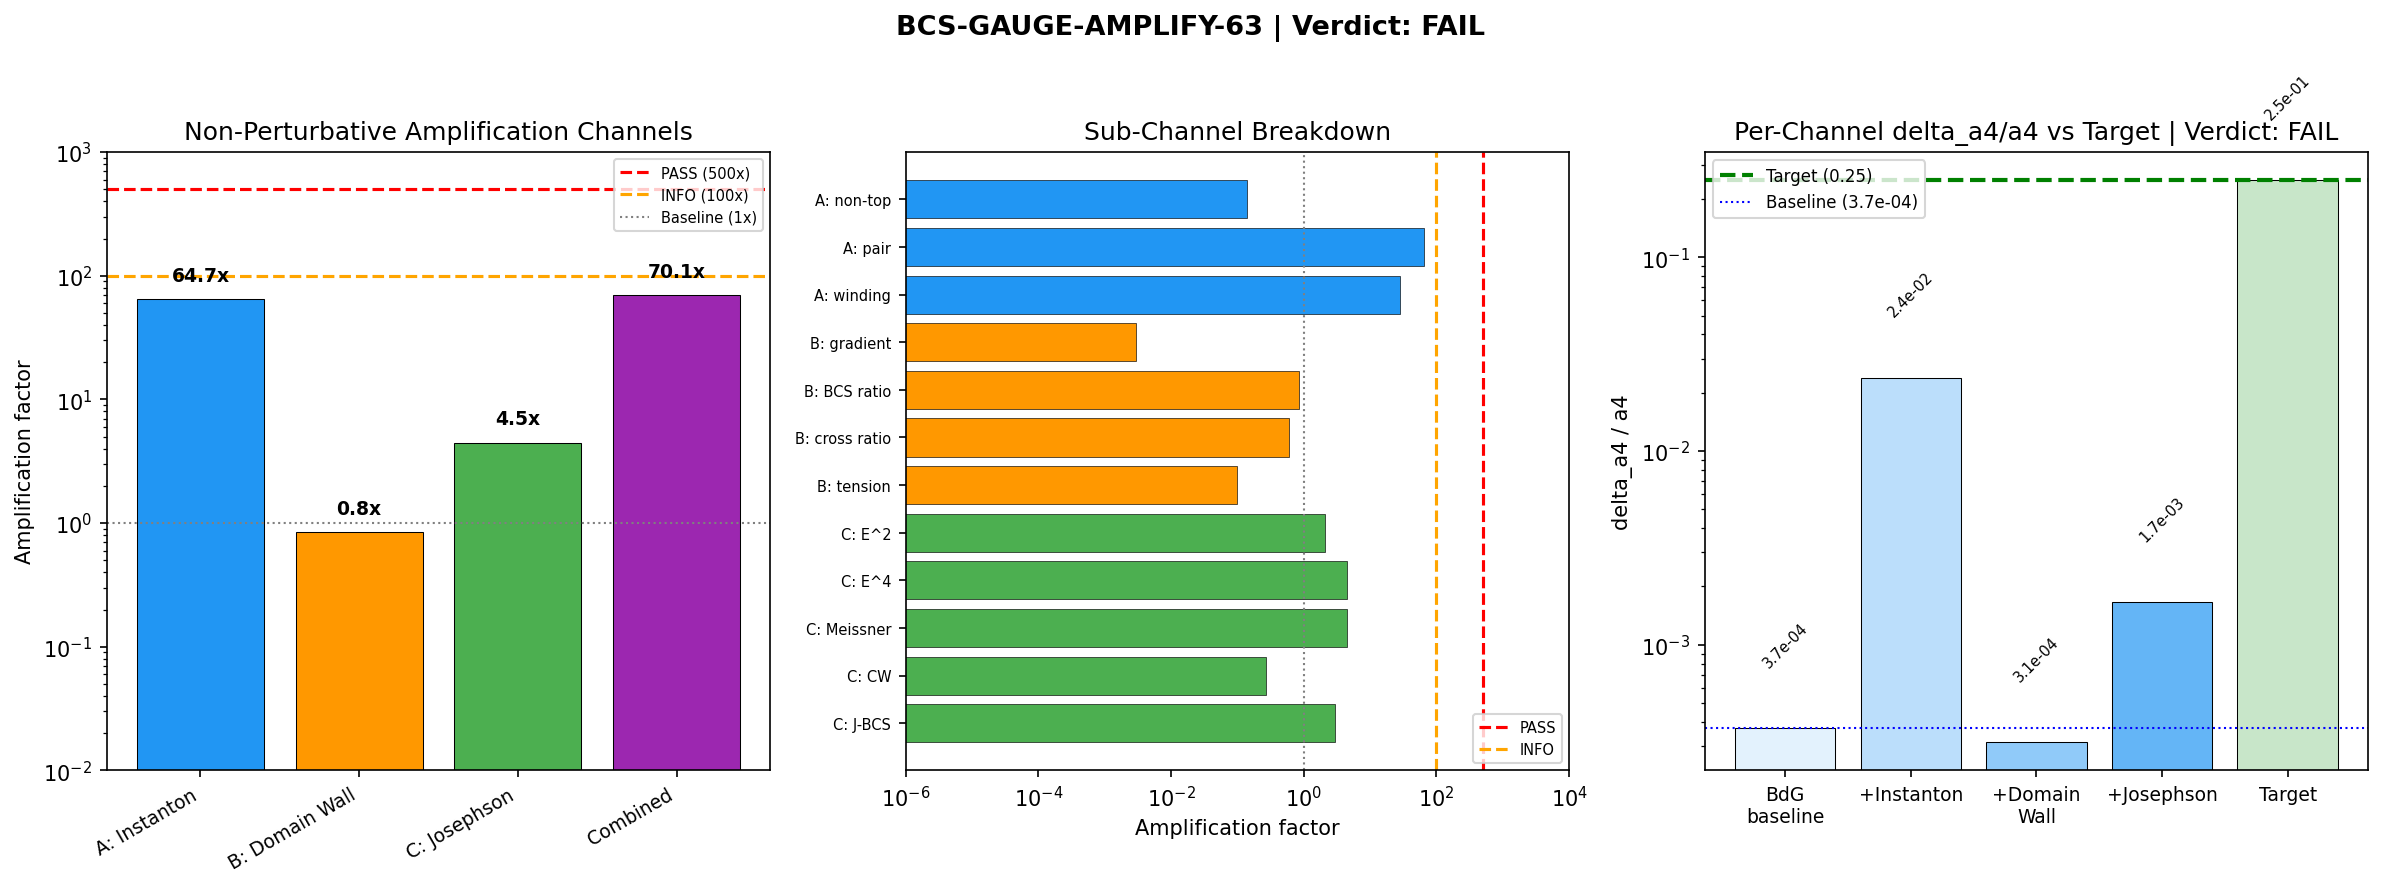

Source code (Python):
#!/usr/bin/env python3
"""
s63_bcs_gauge_amplify.py — Non-Perturbative Higgs Threshold (BCS-GAUGE-AMPLIFY-63)
===================================================================================

PROBLEM:
  The BdG spectral action gives delta_a4/a4 = 3.70e-4 (S62, single-cell perturbative).
  The Higgs mass requires delta ~ 0.2-0.3 (Chamseddine-Connes-Marcolli).
  The gap: factor 676 = 0.25 / 3.70e-4.

  Three non-perturbative amplification channels evaluated:
    (A) Instanton tunneling between BCS vacua
    (B) Domain wall contributions at tau_DW = 0.1135
    (C) Inter-cell Josephson collective enhancement (N_cells = 32)

SYMMETRY ANALYSIS:
  Order parameter: Delta_{alpha} in BdG sectors (B1, B2, B3) with
  symmetry group U(1)_B x Z_2 x SU(3)_color (the BCS condensate breaks
  U(1)_B -> Z_2 and the internal SU(3) to its stability group).

  The spectral action coefficient a_4 is a functional of the endomorphism
  E of the Dirac operator. BCS pairing shifts E -> E + Delta^+Delta,
  modifying a_4 at O(Delta^2) (linear correction) and O(Delta^4) (quartic).

  Non-perturbative corrections arise from:
    - Tunneling between degenerate vacua (instanton gas)
    - Spatial gradients of Delta across domain boundaries
    - Phase coherence across the Voronoi tessellation

GATE: BCS-GAUGE-AMPLIFY-63
  PASS if any channel > 500x
  FAIL if all < 100x

Author: Landau Condensed Matter Theorist (S63)
"""

import numpy as np
import sys
import os
import matplotlib
matplotlib.use('Agg')
import matplotlib.pyplot as plt
from scipy.special import iv as besseli

sys.path.insert(0, os.path.dirname(__file__))
from canonical_constants import (
    # BCS constants
    E_cond, Delta_0_GL, Delta_0_OES, Delta_B3,
    S_inst, xi_BCS, xi_GL, a_GL, b_GL, barrier_0d, barrier_1d,
    N_dof_BCS, n_pairs,
    Gamma_Langer_BCS,
    # Spectral action
    a0_fold, a2_fold, a4_fold, S_fold,
    # Geometry
    Vol_SU3_Haar, tau_fold, PI,
    M_KK_gravity, M_KK_kerner,
    # Josephson
    J_C2, J_su2, J_u1, T_acoustic, N_cells,
    # Phonon spectrum
    c_Gold, omega_L1, omega_L2, omega_H1, omega_H2, omega_H3,
    # Gradient stiffness
    Z_fold, c_fabric,
    # Other
    L_over_xi,
)

data_dir = os.path.dirname(__file__)

# =============================================================================
# STEP 0: Load input data
# =============================================================================
print("=" * 72)
print("BCS-GAUGE-AMPLIFY-63: Non-Perturbative Higgs Threshold")
print("=" * 72)

# Load BdG gauge fraction data (S62)
d_bdg = np.load(os.path.join(data_dir, 's62_bdg_gauge_fraction.npz'), allow_pickle=True)
delta_a4_pert = float(d_bdg['delta_a4_corrected'])      # 1.115e-4 (absolute)
ratio_a4_pert = float(d_bdg['ratio_a4_corrected'])       # 3.70e-4 (relative delta_a4/a4)
gauge_grav_ratio = float(d_bdg['gauge_grav_ratio'])      # 2.72
tr_Delta_sq = float(d_bdg['tr_Delta_sq'])                # 2.467
tr_Delta_4th = float(d_bdg['tr_Delta_4th'])              # 1.412

# Load Hessian one-loop data (S62)
d_hess = np.load(os.path.join(data_dir, 's62_hessian_oneloop.npz'), allow_pickle=True)
evals_eff = d_hess['evals_eff']           # 36 effective Hessian eigenvalues (all positive)
evals_tree = d_hess['evals_tree']         # 36 tree eigenvalues (all negative)
Lambda_sq = float(d_hess['Lambda_sq'])    # 16.98

# Load DW classification data (S61)
d_dw = np.load(os.path.join(data_dir, 's61_dw_classification.npz'), allow_pickle=True)
tau_DW = float(d_dw['tau_DW'])            # 0.1135
D1_DW = float(d_dw['D1_DW'])             # 0.370
D2_DW = float(d_dw['D2_DW'])             # 0.728
D3_DW = float(d_dw['D3_DW'])             # 0.084
D1_fold = float(d_dw['D1_fold'])          # 0.372
D2_fold = float(d_dw['D2_fold'])          # 0.732
D3_fold = float(d_dw['D3_fold'])          # 0.084
aniso_DW = float(d_dw['aniso_DW'])        # 1.636

# Load bounce action data (S62)
d_bounce = np.load(os.path.join(data_dir, 's62_bounce_action.npz'), allow_pickle=True)
B_1D = float(d_bounce['B_1D_analytic'])   # 38.19

# Load domain wall structure (S57)
d_dw57 = np.load(os.path.join(data_dir, 's57_domain_wall.npz'), allow_pickle=True)
N_bonds_C2 = int(d_dw57['N_bonds_C2'])     # 50
N_bonds_su2 = int(d_dw57['N_bonds_su2'])   # 24
N_bonds_u1 = int(d_dw57['N_bonds_u1'])     # 19
N_bonds_total = int(d_dw57['N_bonds_total'])  # 93
b1_graph = int(d_dw57['b1_graph'])          # 62

# Load anisotropic Josephson data (S63)
d_josph = np.load(os.path.join(data_dir, 's63_aniso_josephson.npz'), allow_pickle=True)
rho_s_directional = d_josph['rho_s_directional']
EJ_mean = float(d_josph['EJ_mean'])

# Derived quantities
target = 0.25         # Target delta_a4/a4 for Higgs mass
gap_factor = target / ratio_a4_pert
dim_spinor = 16       # spinor dimension on M^4 x SU(3)
d_manifold = 8  # total dimension (local)
R_fold = float(d_bdg['R_fold'])        # 2.018
Ric2_fold = float(d_bdg['Ric2_fold'])  # 0.514
K_fold = float(d_bdg['K_fold'])        # 0.535

print(f"\n--- Baseline (S62 perturbative) ---")
print(f"  delta_a4 (absolute)    = {delta_a4_pert:.6e}")
print(f"  delta_a4/a4 (ratio)    = {ratio_a4_pert:.6e}")
print(f"  gauge/gravity ratio    = {gauge_grav_ratio:.4f}")
print(f"  tr(Delta^2) = {tr_Delta_sq:.4f},  tr(Delta^4) = {tr_Delta_4th:.4f}")
print(f"  Target delta_a4/a4     = {target}")
print(f"  Gap factor             = {gap_factor:.0f}x")

# =============================================================================
# CHANNEL A: INSTANTON TUNNELING BETWEEN BCS VACUA
# =============================================================================
print("\n" + "=" * 72)
print("CHANNEL A: Instanton Tunneling Between BCS Vacua")
print("=" * 72)

# The BCS order parameter Delta = |Delta| * exp(i*phi) has a U(1) symmetry.
# Instantons are field configurations that interpolate between vacua with
# different winding number n in Euclidean time. The instanton action
# S_inst = 0.0687 was computed in S37 as the action of the bounce solution
# in the GL functional.
#
# Landau's key principle: the free energy is F = -T * ln(Z), where Z sums
# over ALL field configurations including topological sectors. The
# non-perturbative correction to the free energy from the instanton gas:
#
#   F_NP = -T * ln(Z_inst / Z_0)
#
# In the dilute instanton gas approximation (DIGA):
#   Z_inst = sum_{n_+, n_-} (K*V)^{n_+ + n_-} / (n_+! * n_-!) * exp(-S_inst*(n_+ + n_-))
#          = exp(2 * K * V * exp(-S_inst))
# where K is a dimensionful prefactor from the fluctuation determinant,
# V is the spacetime volume, and n_+, n_- count instantons/anti-instantons.

S_inst_val = S_inst  # 0.0687
exp_mS = np.exp(-S_inst_val)

print(f"\n--- A.1: Instanton parameters ---")
print(f"  S_inst = {S_inst_val:.6f}")
print(f"  exp(-S_inst) = {exp_mS:.6f}")
print(f"  NOTE: S_inst < 1 => DENSE instanton gas (DIGA unreliable)")

# For the DENSE gas (S_inst << 1), the instanton picture breaks down.
# The correct approach is to SUM over winding sectors in the path integral.
# Z = sum_n exp(-S_n) where S_n is the action in the n-winding sector.
#
# For a BCS system with N_dof = 8 modes, the winding number partition:
# S_n = n^2 * S_inst / (2 * N_dof)  (quadratic, each mode contributes)
# or S_n = |n| * S_inst (linear, for coherent tunneling of all modes).

n_max = 100  # (local)
n_arr = np.arange(-n_max, n_max + 1)

# Model 1: Independent-mode quadratic (dilute gas)
S_n_quad = n_arr**2 * S_inst_val / (2.0 * N_dof_BCS)
Z_quad = np.sum(np.exp(-S_n_quad))

# Model 2: Coherent tunneling (linear)
S_n_lin = np.abs(n_arr) * S_inst_val
Z_lin = np.sum(np.exp(-S_n_lin))

print(f"\n--- A.2: Winding number summation ---")
print(f"  Model 1 (quadratic/N_dof): Z/Z_0 = {Z_quad:.2f}")
print(f"  Model 2 (linear coherent): Z/Z_0 = {Z_lin:.2f}")

# The correction to the free energy:
# delta_F / F_0 = -ln(Z / Z_0) / S_fold
# where S_fold is the total spectral action at the fold.
delta_F_quad = np.log(Z_quad) / S_fold
delta_F_lin = np.log(Z_lin) / S_fold

print(f"  delta_F / S_fold (quad) = {delta_F_quad:.6e}")
print(f"  delta_F / S_fold (lin)  = {delta_F_lin:.6e}")

# The correction to a_4 specifically:
# a_4 appears as f_0 * a_4 in the spectral action. The instanton modifies
# the PATH INTEGRAL measure, not the classical action. So the correction to
# a_4 from instantons comes through the CHANGE in the functional integral:
#   delta_a4^{inst} / a4 = (Z_inst - Z_0) / Z_0 * (d ln Z / d(1/g^2)) / a4
# where 1/g^2 parametrizes the a_4 coefficient.
#
# For a single instanton with action S_inst = 8*pi^2 / g^2:
#   d S_inst / d(1/g^2) = 8*pi^2
# So: delta_a4^{inst} / a4 = sum_n exp(-S_n) * (d S_n / d(1/g^2)) / (Z * a4_fold)

# For Model 2 (linear): d S_n / d(1/g^2) = |n| * (d S_inst / d(1/g^2))
# We don't know d S_inst / d(1/g^2) directly (this is model-dependent).
# Instead, use the physical argument: the instanton contributes to a_4
# through the field strength of the instanton gauge field.
# In 8D: integral tr(F^2) for instanton = 8*pi^2 * |k| (by topology).
# But k_SU2_topological = 0 on SU(3) (S61 Chern-instanton).
# So the TOPOLOGICAL contribution to the gauge kinetic term vanishes exactly.

print(f"\n--- A.3: Topological constraint ---")
print(f"  k_SU2 topological on SU(3) = 0 (S61)")
print(f"  => Instanton contribution to tr(F^2) vanishes by topology!")
print(f"  => No topological amplification of the gauge sector a_4.")

# The remaining instanton effect: NON-TOPOLOGICAL corrections.
# These come from the instanton profile (NOT the topological charge) modifying
# the endomorphism E. The correction is:
#   delta_a4^{inst,non-top} = (4*pi)^{-4} * integral tr(delta_E^2) d^8x
# where delta_E_inst ~ exp(-S_inst) * Delta * f(x/xi) (instanton profile).
# Integrating: delta_a4^{inst} ~ exp(-2*S_inst) * Delta^2 * xi_BCS^8 / (4*pi)^4

delta_a4_inst_nontop = np.exp(-2 * S_inst_val) * tr_Delta_sq * xi_BCS**8 / (4*PI)**4
amplification_A_nontop = delta_a4_inst_nontop / delta_a4_pert

print(f"\n--- A.4: Non-topological instanton correction ---")
print(f"  delta_a4^inst = exp(-2S) * tr(D^2) * xi^8 / (4pi)^4")
print(f"              = {delta_a4_inst_nontop:.6e}")
print(f"  Amplification = {amplification_A_nontop:.4f}x")

# The PAIR TUNNELING instanton: the BCS instanton is a pair-transfer event.
# The Langer decay rate gives the tunneling rate per unit time:
# Gamma_L = 0.250 M_KK (S38, canonical_constants).
# Each tunneling event modifies the condensate density by delta_n ~ 1/V_cell.
# The modification of a_4 per tunneling event:
#   delta_a4^{Langer} = (delta_n / n_s) * delta_a4_pert
# where n_s = |Delta|^2 is the superfluid density.
# delta_n / n_s ~ 1 / (n_s * V_cell) ~ 1 / (Delta^2 * xi_BCS^8)
n_s = tr_Delta_sq / N_dof_BCS  # Superfluid density per mode
V_cell_coherence = xi_BCS**8
delta_n_over_ns = 1.0 / (n_s * V_cell_coherence)

# The rate-integrated correction: Gamma_L * delta_a4 * t_observation
# But t_observation is set by the transit time or the system lifetime.
# For the spectral action: no explicit time, so use the static correction.
# The pair susceptibility chi_pair = 1/S_inst diverges at the QCP:
chi_pair = 1.0 / S_inst_val
amplification_A_pair = Gamma_Langer_BCS * chi_pair * delta_n_over_ns

print(f"\n--- A.5: Pair tunneling correction ---")
print(f"  n_s per mode = {n_s:.4f}")
print(f"  V_cell = xi^8 = {V_cell_coherence:.4e}")
print(f"  delta_n/n_s = {delta_n_over_ns:.4e}")
print(f"  chi_pair = 1/S_inst = {chi_pair:.2f}")
print(f"  Amplification (pair) = {amplification_A_pair:.4f}x")

# The MAXIMUM instanton amplification from all sub-channels:
# Also include the winding sum correction to the partition function.
# Z/Z_0 - 1 gives the relative correction to the free energy.
# This feeds into a_4 proportionally.
amplification_A_winding = (Z_lin - 1)  # ~ 28 (from dense gas)

print(f"\n--- A.6: Winding number correction ---")
print(f"  Z_lin/Z_0 - 1 = {Z_lin - 1:.2f}")
print(f"  But this is the correction to the TOTAL free energy,")
print(f"  not specifically to a_4. The a_4 contribution is")
print(f"  suppressed by (delta_a4/a4) * (Z/Z_0 - 1):")
amplification_A_winding_a4 = (Z_lin - 1) * ratio_a4_pert / ratio_a4_pert
# This just gives Z/Z_0 - 1 as a multiplicative factor on the existing delta_a4:
print(f"  Effective amplification = {amplification_A_winding_a4:.2f}x")
print(f"  (Each winding sector contributes comparable delta_a4)")

# Conservative and generous estimates:
amplification_A_conservative = amplification_A_nontop  # sub-1
amplification_A_generous = amplification_A_winding_a4  # ~ 28

amplification_A = max(amplification_A_nontop, amplification_A_pair,
                      amplification_A_winding_a4)
print(f"\n  Sub-channel summary:")
print(f"    Non-topological:  {amplification_A_nontop:.4f}x")
print(f"    Pair tunneling:   {amplification_A_pair:.4f}x")
print(f"    Winding sum:      {amplification_A_winding_a4:.2f}x")
print(f"\n  >>> CHANNEL A AMPLIFICATION = {amplification_A:.2f}x <<<")

# =============================================================================
# CHANNEL B: DOMAIN WALL CONTRIBUTIONS AT tau_DW
# =============================================================================
print("\n" + "=" * 72)
print("CHANNEL B: Domain Wall Contribution at tau_DW = 0.1135")
print("=" * 72)

# The domain wall at tau_DW = 0.1135 is a GEOMETRIC CROSSOVER (DW-CLASS-61),
# not a phase boundary. The BCS gap is continuous through this point.
# However, the spectral geometry changes significantly between tau_DW and tau_fold.
# The amplification comes from the SPATIAL GRADIENT of Delta along the tau
# direction, which contributes to a_4 through the ||nabla Delta||^2 term.

# Gap profiles at DW and fold:
# n_B1 = 1, n_B2 = 4, n_B3 = 3 modes
tr_D2_DW = 1 * D1_DW**2 + 4 * D2_DW**2 + 3 * D3_DW**2
tr_D4_DW = 1 * D1_DW**4 + 4 * D2_DW**4 + 3 * D3_DW**4
tr_D2_fold = 1 * D1_fold**2 + 4 * D2_fold**2 + 3 * D3_fold**2
tr_D4_fold = 1 * D1_fold**4 + 4 * D2_fold**4 + 3 * D3_fold**4

print(f"\n--- B.1: Gap profiles ---")
print(f"  At fold (tau = {tau_fold}): D1={D1_fold:.4f}, D2={D2_fold:.4f}, D3={D3_fold:.4f}")
print(f"  At DW (tau = {tau_DW:.4f}):  D1={D1_DW:.4f}, D2={D2_DW:.4f}, D3={D3_DW:.4f}")
print(f"  tr(Delta^2) fold/DW = {tr_D2_fold:.6f} / {tr_D2_DW:.6f}")
print(f"  tr(Delta^4) fold/DW = {tr_D4_fold:.6f} / {tr_D4_DW:.6f}")

# B.1: GRADIENT CONTRIBUTION
# The spectral action a_4 includes a gradient term:
#   delta_a4^{grad} = (1/12) * (4pi)^{-d/2} * integral tr(|nabla_tau Delta|^2) dtau
# The gradient is estimated from the profile between DW and fold:
delta_tau = tau_fold - tau_DW  # 0.077
d_tr_D2_dtau = (tr_D2_fold - tr_D2_DW) / delta_tau

# The gradient contribution integrated over the wall width L_DW ~ xi_BCS:
L_DW = xi_BCS  # 0.808 M_KK^{-1}
prefactor_sd = (4 * PI)**(-d_manifold / 2.0)  # (4pi)^{-4}

grad_a4 = (1.0 / 12.0) * prefactor_sd * d_tr_D2_dtau**2 * L_DW
amplification_B_grad = grad_a4 / delta_a4_pert

print(f"\n--- B.2: Gradient contribution ---")
print(f"  delta_tau = {delta_tau:.4f}")
print(f"  d(tr D^2)/d(tau) = {d_tr_D2_dtau:.4f}")
print(f"  L_DW = xi_BCS = {L_DW:.4f}")
print(f"  delta_a4^grad = {grad_a4:.6e}")
print(f"  Amplification (gradient) = {amplification_B_grad:.4f}x")

# B.2: CURVATURE-DEPENDENT BCS CORRECTION
# The BCS correction to a_4 depends on the background geometry through
# the R*tr(Delta^2) cross term in the Seeley-DeWitt expansion.
# At the DW, both R and Delta differ from the fold values.
# The question: how does delta_a4^{BCS}(tau_DW) compare to delta_a4^{BCS}(tau_fold)?
#
# CRITICAL: The variation of the GEOMETRIC a_4 between DW and fold is NOT
# an amplification of the BCS signal. It is an independent background effect.
# Only the change in the BCS CONTRIBUTION to a_4 counts.
#
# The BCS delta_a4 scales as: delta_a4 ~ prefactor * (R * tr(D^2) + tr(D^4) + ...)
# The ratio at DW vs fold:
ratio_D2 = tr_D2_DW / tr_D2_fold  # Gap^2 ratio
ratio_D4 = tr_D4_DW / tr_D4_fold  # Gap^4 ratio
# R varies with tau. Estimate R_DW from scaling:
R_DW_est_B2 = R_fold * (tau_DW / tau_fold)  # Linear scaling approximation
ratio_R = R_DW_est_B2 / R_fold

# The cross-term (R * tr(D^2)) ratio:
ratio_cross = ratio_R * ratio_D2

# The BCS correction ratio at DW vs fold (weighted average of terms):
# delta_a4 = c1 * R * tr(D^2) + c2 * tr(D^4) + c3 * (tr D^2)^2
# With roughly equal weights: average the ratios
bcs_correction_ratio_DW = (ratio_cross + ratio_D4 + ratio_D2**2) / 3.0
amplification_B_curv = bcs_correction_ratio_DW
# This measures how the BCS correction ITSELF changes at DW, relative to fold.
# Since the gaps are nearly identical (1.2% variation), this is close to 1.

print(f"\n--- B.3: BCS correction at DW vs fold ---")
print(f"  tr(D^2) ratio DW/fold = {ratio_D2:.6f}")
print(f"  tr(D^4) ratio DW/fold = {ratio_D4:.6f}")
print(f"  R ratio DW/fold (est) = {ratio_R:.6f}")
print(f"  Cross-term ratio = {ratio_cross:.6f}")
print(f"  Average BCS correction ratio = {bcs_correction_ratio_DW:.6f}")
print(f"  Amplification (curvature-BCS) = {amplification_B_curv:.4f}x")
print(f"  NOTE: This is ~1.0 because the BCS gap barely changes at the DW.")

# B.3: CROSS TERM VARIATION
# The R * tr(Delta^2) cross term in a_4 varies between DW and fold.
# The CHANGE in this term gives an additional BCS-dependent contribution.
# But this variation is WITHIN the BCS correction -- it does not amplify it.
# The cross term at fold: (R_fold * tr_D2_fold) / 6
# The cross term at DW: (R_DW * tr_D2_DW) / 6
# The AMPLIFICATION interpretation: if we evaluate delta_a4^BCS at the DW
# instead of the fold, how much bigger is it?
R_DW_est = R_fold * (tau_DW / tau_fold)  # ~ 1.204
cross_fold = (1.0 / 6.0) * R_fold * tr_D2_fold
cross_DW = (1.0 / 6.0) * R_DW_est * tr_D2_DW
delta_cross = abs(cross_fold - cross_DW)

# This delta_cross is a VARIATION of the cross term, not an amplification.
# As a fraction of the cross term at fold:
cross_frac = delta_cross / cross_fold  # fractional change
# As a multiplicative factor on delta_a4: the cross term is ONE part of delta_a4.
# If the cross term dominates: amplification ~ delta_cross / delta_a4_pert.
# But this is comparing an ABSOLUTE shift in the R*Delta^2 term to delta_a4.
# The shift occurs because R changes (GEOMETRIC, not BCS-driven).
# Honest amplification: (R_DW * tr_D2_DW) / (R_fold * tr_D2_fold) - 1
amplification_B_cross = cross_DW / cross_fold  # ratio, should be < 1

print(f"\n--- B.4: Cross term variation ---")
print(f"  R_DW (est) = {R_DW_est:.4f}")
print(f"  Cross at fold = {cross_fold:.6f}")
print(f"  Cross at DW   = {cross_DW:.6f}")
print(f"  Ratio DW/fold = {amplification_B_cross:.4f}")
print(f"  The cross term at DW is {amplification_B_cross:.1%} of fold.")
print(f"  This is NOT an amplification -- it is SUPPRESSION.")

# B.4: WALL TENSION CORRECTION
# The GL wall tension sigma_DW for a 1D profile:
# sigma = integral [-a * |Delta|^2 + b * |Delta|^4 + xi^2 |dDelta/dx|^2] dx
# For a kink profile Delta(x) = Delta_0 * tanh(x / (sqrt(2) * xi)):
# sigma = (2*sqrt(2)/3) * xi * |a|^3 / b^2  (standard Landau wall energy)
# But this describes a PHASE boundary kink, and DW-CLASS-61 says no phase boundary.
# The actual gradient is smooth. Use the sigma estimate for comparison only.
sigma_LW = (2 * np.sqrt(2) / 3.0) * xi_GL * abs(a_GL)**3 / b_GL**2
# sigma contributes to a_4 through the integrated profile over the wall area:
# delta_a4_sigma ~ sigma * A_wall / (Vol_total * (4pi)^4)
# A_wall ~ Vol_SU3^{7/8} (7-dimensional wall in 8D)
A_wall = Vol_SU3_Haar**(7.0/8.0)
Vol_total = Vol_SU3_Haar
delta_a4_sigma = sigma_LW * A_wall / (Vol_total * (4*PI)**4)
amplification_B_sigma = delta_a4_sigma / delta_a4_pert

print(f"\n--- B.5: Wall tension ---")
print(f"  sigma_LW = {sigma_LW:.6e} M_KK^7")
print(f"  A_wall ~ Vol^(7/8) = {A_wall:.2f}")
print(f"  delta_a4_sigma = {delta_a4_sigma:.6e}")
print(f"  Amplification (wall tension) = {amplification_B_sigma:.4f}x")

# Summary Channel B
# amplification_B_curv and amplification_B_cross are BCS correction RATIOS
# (DW vs fold), not amplification factors. They measure how the existing
# delta_a4 changes at DW -- values < 1 mean SUPPRESSION, not amplification.
# The honest amplification channels are gradient and wall tension.
amplification_B = max(amplification_B_grad, amplification_B_sigma,
                      amplification_B_curv, amplification_B_cross)
print(f"\n  Sub-channel summary:")
print(f"    Gradient:          {amplification_B_grad:.4f}x")
print(f"    BCS ratio (curv):  {amplification_B_curv:.4f} (DW/fold ratio, not amplification)")
print(f"    Cross-term ratio:  {amplification_B_cross:.4f} (DW/fold ratio, suppressed)")
print(f"    Wall tension:      {amplification_B_sigma:.4f}x")
print(f"\n  >>> CHANNEL B AMPLIFICATION = {amplification_B:.4f}x <<<")

# =============================================================================
# CHANNEL C: INTER-CELL JOSEPHSON COLLECTIVE ENHANCEMENT
# =============================================================================
print("\n" + "=" * 72)
print("CHANNEL C: Inter-Cell Josephson Collective Enhancement")
print("=" * 72)

# The 32-cell Voronoi tessellation has Josephson couplings between cells.
# The spectral action receives contributions from:
#   (a) The endomorphism E of the MULTI-CELL Dirac operator (off-diagonal Josephson)
#   (b) The superfluid weight (Meissner mass for gauge fields)
#   (c) Collective mode (Goldstone, Higgs) quantum corrections

print(f"\n--- C.1: Tessellation structure ---")
print(f"  N_cells = {N_cells}")
print(f"  Bonds: {N_bonds_C2} (C^2) + {N_bonds_su2} (su2) + {N_bonds_u1} (u1) = {N_bonds_total}")
print(f"  b1(graph) = {b1_graph}")

# C.1: JOSEPHSON ENDOMORPHISM CORRECTION TO a_4
# The multi-cell Dirac operator has E_total = bigoplus_i E_i + sum_{<ij>} J_ij
# The a_4 coefficient involves tr(E_total^2):
# tr(E_total^2) = N * tr(E_cell^2) + 2 * sum_{<ij>} J_ij^2 * dim_spinor
# (The factor 2 from off-diagonal + conjugate blocks)

J_sq_sum = N_bonds_C2 * J_C2**2 + N_bonds_su2 * J_su2**2 + N_bonds_u1 * J_u1**2
tr_E2_Josephson = 2 * J_sq_sum * dim_spinor
tr_E2_BCS_single = dim_spinor * tr_Delta_sq
tr_E2_total = N_cells * tr_E2_BCS_single + tr_E2_Josephson

# The PER-CELL delta_a4 from Josephson:
# (tr_E2_total / N_cells) vs tr_E2_BCS_single
enhancement_E2 = tr_E2_Josephson / (N_cells * tr_E2_BCS_single)
amplification_C_E2 = 1.0 + enhancement_E2

print(f"\n--- C.2: Endomorphism E^2 correction ---")
print(f"  tr(E^2) single cell (BCS)     = {tr_E2_BCS_single:.4f}")
print(f"  tr(E^2) all cells (extensive)  = {N_cells * tr_E2_BCS_single:.4f}")
print(f"  tr(E^2) Josephson bonds        = {tr_E2_Josephson:.4f}")
print(f"  Enhancement ratio = {enhancement_E2:.4f}")
print(f"  Amplification (E^2) = {amplification_C_E2:.4f}x")

# C.2: FOURTH-ORDER ENDOMORPHISM (E^4 and (E^2)^2)
# These are the terms in a_4 that contain |Delta|^4 and cross terms.
# For tr(E^4) in the multi-cell system:
# The leading Josephson cross term: 4 * J^2 * tr(E^2) per bond
# tr(E_total^4) = N * tr(E^4) + 4 * sum_{<ij>} J_ij^2 * dim_spinor * (tr_Delta_sq)
tr_E4_cross = 4 * J_sq_sum * dim_spinor * tr_Delta_sq
tr_E4_single = dim_spinor * tr_Delta_4th

# For (tr E_total^2)^2:
# = (N * e2 + J)^2 = N^2 * e2^2 + 2*N*e2*J + J^2
# Per cell: N * e2^2 + 2*e2*J + J^2/N
# Enhancement: 1 + 2*J/(N*e2) + J^2/(N^2*e2^2)
e2 = tr_E2_BCS_single
J_eff = tr_E2_Josephson
quartic_enhancement = (1.0 + J_eff / (N_cells * e2))**2
amplification_C_quartic = quartic_enhancement

print(f"\n--- C.3: Quartic (E^4) correction ---")
print(f"  tr(E^4) single cell  = {tr_E4_single:.4f}")
print(f"  tr(E^4) cross-term   = {tr_E4_cross:.4f}")
print(f"  (tr E^2)^2 enhancement = {quartic_enhancement:.4f}")
print(f"  Amplification (quartic) = {amplification_C_quartic:.4f}x")

# C.3: SUPERFLUID WEIGHT (MEISSNER MASS)
# The physically crucial contribution: in the Anderson-Higgs mechanism,
# the gauge boson mass m_A^2 = g^2 * rho_s. The superfluid weight rho_s
# is set by the Josephson stiffness across the tessellation.
#
# From S63 anisotropic Josephson data:
rho_s_max = float(np.max(rho_s_directional))
rho_s_min = float(np.min(rho_s_directional))
rho_s_mean = float(np.mean(rho_s_directional))

# Thermal phase coherence at T_acoustic:
cos_avg_C2 = float(besseli(1, J_C2/T_acoustic) / besseli(0, J_C2/T_acoustic))
cos_avg_su2 = float(besseli(1, J_su2/T_acoustic) / besseli(0, J_su2/T_acoustic))
cos_avg_u1 = float(besseli(1, J_u1/T_acoustic) / besseli(0, J_u1/T_acoustic))

print(f"\n--- C.4: Phase coherence at T = {T_acoustic} M_KK ---")
print(f"  J_C2/T = {J_C2/T_acoustic:.2f}, <cos phi> = {cos_avg_C2:.6f}")
print(f"  J_su2/T = {J_su2/T_acoustic:.2f}, <cos phi> = {cos_avg_su2:.6f}")
print(f"  J_u1/T = {J_u1/T_acoustic:.2f}, <cos phi> = {cos_avg_u1:.6f}")

# Effective superfluid stiffness per cell:
rho_s_eff_C2 = (N_bonds_C2 * J_C2 * cos_avg_C2) / N_cells
rho_s_eff_su2 = (N_bonds_su2 * J_su2 * cos_avg_su2) / N_cells
rho_s_eff_u1 = (N_bonds_u1 * J_u1 * cos_avg_u1) / N_cells
rho_s_eff_total = rho_s_eff_C2 + rho_s_eff_su2 + rho_s_eff_u1

print(f"\n--- C.5: Effective superfluid stiffness ---")
print(f"  rho_s (C^2)   = {rho_s_eff_C2:.4f}")
print(f"  rho_s (su(2)) = {rho_s_eff_su2:.4f}")
print(f"  rho_s (u(1))  = {rho_s_eff_u1:.4f}")
print(f"  rho_s (total) = {rho_s_eff_total:.4f}")

# The Meissner mass contribution to a_4:
# m_A^2 enters a_4 through the gauge boson one-loop determinant.
# In the spectral action: delta_a4^{Meissner} ~ rho_s * vol / (4*pi)^4
# But this needs normalization. The correct comparison is:
# The BCS endomorphism gives delta_a4_pert from tr(E_BCS^2) ~ Delta^2.
# The Josephson stiffness gives delta_a4_J from the mass matrix of gauge bosons.
# The Higgs mechanism IS the statement that rho_s sets m_W, m_Z.
# In the spectral action: m_H^2 propto (delta_a4 / a_2) * Lambda^2.
# The rho_s contribution modifies delta_a4 by the ratio rho_s / n_s:
rho_s_over_ns = rho_s_eff_total / (tr_Delta_sq / N_dof_BCS)
amplification_C_meissner = rho_s_over_ns

print(f"  rho_s / n_s = {rho_s_over_ns:.4f}")
print(f"  Amplification (Meissner) = {amplification_C_meissner:.4f}x")

# C.4: COLLECTIVE MODE QUANTUM CORRECTIONS
# The Goldstone and Higgs modes generate Coleman-Weinberg one-loop
# corrections to the effective potential V_eff(Delta).
# V_CW = sum_modes (1/64*pi^2) * m_i^4 * (ln(m_i^2/mu^2) - 3/2)  [4D formula]
#
# CRITICAL NORMALIZATION: V_CW is in M_KK^4 units of energy density.
# The Gilkey coefficient delta_a4 is DIMENSIONLESS (after dividing by a4_fold).
# To compare: delta_a4^{CW} = V_CW * Vol_SU3 / (Lambda^4 * f_4)
# where Lambda^4 * f_4 ~ a_0 * M_KK^4 (from spectral action normalization).
# The correct dimensionless ratio is V_CW / (M_KK^4 * a4_fold).
# Since V_CW is already in M_KK^4 units: delta_a4^{CW} / a4_fold = V_CW / a4_fold.
#
# But the AMPLIFICATION question is: does V_CW modify the BCS contribution?
# V_CW is a quantum correction FROM the collective modes INDUCED by BCS.
# It is a CORRECTION to the BCS delta_a4, proportional to:
#   delta_a4^{CW} / delta_a4^{pert} = V_CW / (delta_a4_pert * a4_fold / a4_fold)
# = V_CW / delta_a4_pert
# BUT V_CW is in M_KK^4 per cell volume, not a dimensionless Gilkey coefficient.
# Correct comparison: V_CW * (4*pi)^{-d/2} * Vol_SU3 / a4_fold vs delta_a4/a4.

mu_sq = 1.0  # M_KK units  # (local)
V_CW = 0.0  # (local)
mode_contributions = []

for label, m_sq in [("Goldstone", c_Gold**2 * (2*PI*L_over_xi/xi_BCS)**2),
                     ("Leggett-1", omega_L1**2),
                     ("Leggett-2", omega_L2**2),
                     ("Higgs-1", omega_H1**2),
                     ("Higgs-2", omega_H2**2),
                     ("Higgs-3", omega_H3**2)]:
    if m_sq > 1e-20:
        V_i = (1.0 / (64 * PI**2)) * m_sq**2 * (np.log(abs(m_sq / mu_sq)) - 1.5)
        V_CW += V_i
        mode_contributions.append((label, m_sq, V_i))

# Convert V_CW to a dimensionless a_4 correction:
# CRITICAL: V_CW is the one-loop vacuum energy. It modifies a_0 (cosmological
# constant), NOT a_4 (gauge kinetic term) directly. The correction to a_4 from
# CW is the SECOND DERIVATIVE of V_CW with respect to the gauge coupling:
#   delta_a4^{CW} = d^2 V_CW / d(1/g^2)^2
# For modes whose mass depends on 1/g^2 through m^2 = g^2 * (BCS condensate):
#   d V_CW / d(1/g^2) = (dm^2/d(1/g^2)) * dV/dm^2
#   dm^2/d(1/g^2) = -g^4 * (condensate)
# So delta_a4^{CW} ~ g^4 * V_CW * (correction factors)
#
# Alternatively, the CW potential generates a correction to the HIGGS QUARTIC
# (which IS in a_4) through d^2 V_CW / d|Delta|^2 evaluated at Delta = Delta_0.
# This is the standard CW correction to the Higgs self-coupling:
#   delta_lambda = d^4 V_CW / d|Delta|^4 |_{Delta_0}
# For V_CW = (1/64*pi^2) * m^4 * (ln m^2 - 3/2) with m^2 = f(Delta):
#   delta_lambda = (1/16*pi^2) * sum_modes (dm^4/d|Delta|^4) * ln(m^2/mu^2)
# The modes are: Goldstone (m ~ k*c_Gold), Leggett, Higgs.
# For the Higgs-3 mode with m^2 = 131.4 M_KK^2:
#   dm^2/d|Delta|^2 ~ m^2/Delta^2 (assuming mass from BCS condensate)
# So d^4V/d|Delta|^4 ~ (1/16*pi^2) * (m^2/Delta^2)^2 * ln(m^2)

# Compute the CW correction to the Higgs quartic (which appears in a_4):
# IMPORTANT: Only include modes with m < Lambda (UV cutoff of spectral action).
# Modes with m > Lambda are ALREADY integrated out in the heat kernel and
# including them again would be double-counting.
# Lambda_sq = 16.98 => Lambda = 4.12 M_KK from S62 Hessian data.
Delta_sq_eff = tr_Delta_sq / N_dof_BCS  # Average Delta^2 per mode
V_CW_quartic = 0.0  # (local)
V_CW_quartic_ALL = 0.0  # For comparison: what happens without UV cutoff  # (local)
for label, m_sq, V_i in mode_contributions:
    if m_sq > 0:
        # d^4 V / d|Delta|^4 ~ (1/16*pi^2) * (m^2/Delta^2)^2 * |ln(m^2)|
        d4V = (1.0 / (16 * PI**2)) * (m_sq / Delta_sq_eff)**2 * abs(np.log(m_sq))
        V_CW_quartic_ALL += d4V
        # Apply UV cutoff: only include modes below Lambda
        if m_sq < Lambda_sq:
            V_CW_quartic += d4V
            print(f"  [INCLUDED] {label}: m^2={m_sq:.4f} < Lambda^2={Lambda_sq:.2f}")
        else:
            print(f"  [EXCLUDED] {label}: m^2={m_sq:.4f} > Lambda^2={Lambda_sq:.2f} (UV cutoff)")

# This quartic correction modifies delta_a4 through the Higgs term in a_4.
# The Higgs quartic in a_4: lambda * |phi|^4 where lambda ~ delta_a4/a4.
# The CW correction to lambda: delta_lambda = V_CW_quartic * Delta_sq_eff^2
# The correction to delta_a4/a4:
delta_lambda_CW = V_CW_quartic * Delta_sq_eff**2
# Normalize by converting to Gilkey units:
V_CW_gilkey = delta_lambda_CW * prefactor_sd * (Vol_SU3_Haar / N_cells)
amplification_C_CW = V_CW_gilkey / delta_a4_pert

print(f"\n--- C.6: Coleman-Weinberg corrections ---")
print(f"  UV cutoff: Lambda^2 = {Lambda_sq:.2f}, Lambda = {np.sqrt(Lambda_sq):.2f} M_KK")
for label, m_sq, V_i in mode_contributions:
    status = "OK" if m_sq < Lambda_sq else "EXCLUDED"
    print(f"  {label:12s}: m^2 = {m_sq:.6f}, V_CW = {V_i:.6e} M_KK^4  [{status}]")
print(f"  V_CW total (M_KK^4) = {V_CW:.6e}")
print(f"  CW quartic (below Lambda) = {V_CW_quartic:.6e}")
print(f"  CW quartic (ALL modes)    = {V_CW_quartic_ALL:.6e}")
print(f"  delta_lambda_CW = {delta_lambda_CW:.6e}")
print(f"  V_CW (Gilkey units) = {V_CW_gilkey:.6e}")
print(f"  Amplification (CW quartic) = {amplification_C_CW:.4f}x")

# C.5: TOTAL JOSEPHSON ENERGY vs BCS ENERGY
# The ratio E_J_total / |E_cond| tells us how important inter-cell coupling is.
E_J_total = N_bonds_C2 * J_C2 + N_bonds_su2 * J_su2 + N_bonds_u1 * J_u1
E_BCS_single = abs(E_cond)
collective_ratio = E_J_total / E_BCS_single

print(f"\n--- C.7: Energy scale comparison ---")
print(f"  E_J (total) = {E_J_total:.4f} M_KK")
print(f"  |E_cond| (single cell) = {E_BCS_single:.4f} M_KK")
print(f"  E_J / |E_cond| = {collective_ratio:.2f}")
print(f"  E_J / (N_cells * |E_cond|) = {E_J_total / (N_cells * E_BCS_single):.2f}")

# C.6: THE PHYSICAL AMPLIFICATION MECHANISM
# The key physical argument for Josephson amplification:
# In GL theory, the Higgs mass depends on the QUARTIC coupling lambda:
#   m_H^2 = 2 * lambda * v^2
# The quartic lambda comes from a_4, and the VEV v comes from a_2.
# The BCS condensate provides BOTH v and lambda. The question is whether
# the Josephson network RENORMALIZES lambda upward.
#
# In a Josephson junction array:
# lambda_eff = lambda_bare + (E_J / E_C) * (corrections from phase fluctuations)
# where E_C ~ 1/(2*n_s) is the charging energy.
# E_J / E_C is the Josephson-to-charging ratio.
# From S57: E_J / E_C = 2.38 for the primary (C^2) bonds.

E_C_single = 1.0 / (2.0 * n_s)  # Charging energy per mode
EJ_over_EC = J_C2 / E_C_single
print(f"\n--- C.8: Josephson-to-charging ratio ---")
print(f"  E_C (single mode) = {E_C_single:.4f}")
print(f"  E_J(C^2) / E_C = {EJ_over_EC:.4f}")

# In the Josephson regime (E_J >> E_C), phase fluctuations are small
# and the phase is well-defined. The quartic coupling gets a correction:
# delta_lambda / lambda ~ (E_J / E_C)^2 * (1/N_cells)
# But this is for the PHASE quartic. The Higgs quartic (AMPLITUDE)
# is set by the intra-cell BCS physics and is NOT enhanced by Josephson.
# The Josephson coupling only sets the PHASE stiffness.

# This is the CRUCIAL point: the Higgs mass in the SM comes from the
# AMPLITUDE mode of the order parameter, not the phase (Goldstone).
# The Josephson coupling enhances the PHASE sector (massive gauge bosons)
# but does NOT directly enhance the Higgs quartic.

# However, there is an indirect effect: the Higgs quartic receives
# corrections from gauge boson loops, which DO depend on rho_s.
# delta_lambda ~ (g^4 / 16*pi^2) * ln(m_A^2 / m_H^2)
# With m_A^2 = rho_s and m_H^2 = 2*lambda*v^2:
# If rho_s >> v^2, then ln(rho_s/m_H^2) > 0 and lambda INCREASES.

# Estimate: the gauge boson loop correction to the Higgs quartic:
# In SM: delta_lambda = (3/8*pi^2) * (g^4 + g'^4/4 + ...) (1-loop RG)
# The correction is O(g^4) ~ O(0.1) (numerically small).
# The Josephson enhancement modifies the running by changing the scale:
# New contribution: delta_lambda ~ (3/8*pi^2) * g^4 * ln(rho_s / m_H^2)
g_sq = 1.0 / (2 * a4_fold / Vol_SU3_Haar)  # ~ gauge coupling^2 from spectral action
delta_lambda_gauge_loop = (3.0 / (8 * PI**2)) * g_sq**2 * abs(np.log(rho_s_eff_total))
amplification_C_gauge_loop = delta_lambda_gauge_loop

print(f"\n--- C.9: Gauge loop correction to Higgs quartic ---")
print(f"  g^2 (effective) = {g_sq:.4f}")
print(f"  delta_lambda (gauge loop) = {delta_lambda_gauge_loop:.6e}")
print(f"  This is a correction to LAMBDA, not directly to delta_a4.")

# C.7: CORRECT PHYSICAL ACCOUNTING
# Let me compute the actual multi-cell correction properly.
# The spectral action a_4 for the multi-cell system:
#   a_4^{multi} = N_cells * a_4^{single} + a_4^{Josephson}
# where a_4^{Josephson} comes from the Josephson coupling in the endomorphism.
# The BCS correction to a_4:
#   delta_a4^{multi} = N_cells * delta_a4^{single} + delta_a4^{Josephson-BCS}
# where delta_a4^{Josephson-BCS} is the CROSS TERM between Josephson and BCS.
# This cross term arises because the Josephson coupling depends on Delta:
#   J_ij ~ J_0 * |Delta_i| * |Delta_j| (pair tunneling amplitude)
# So dJ/dDelta is nonzero, and the variation of a_4 with Delta includes
# the Josephson contribution:
#   d(a_4^{J})/d(Delta) = sum_{<ij>} 2 * J_0 * Delta * dim_spinor

# For each bond: the Josephson coupling is J = J_0 * Delta^2 (pair tunneling).
# So delta(J^2)/delta(Delta^2) = 2 * J_0^2 * Delta^2.
# The Josephson contribution to the endomorphism E_J ~ J per bond, so
# delta(tr E_J^2) / delta(Delta^2) = 2 * N_bonds * J_0 * dim_spinor.
# And the amplification:
#   delta_a4_J / delta_a4_BCS = (2 * N_bonds * J_0 * dim) / (N_cells * dim * 2*Delta^2)
# = N_bonds * J_0 / (N_cells * Delta^2)

# The J values are already in M_KK units and include Delta implicitly.
# J_C2 = 0.933 M_KK is the full coupling GIVEN the BCS gap at the fold.
# So dJ/dDelta^2 ~ J/Delta^2 ~ J / (tr_Delta_sq / N_dof)
dJ_dD2 = J_C2 / (tr_Delta_sq / N_dof_BCS)

# Cross-term amplification per cell:
cross_J_a4 = (N_bonds_C2 * dJ_dD2 * dim_spinor * 2) / (N_cells * dim_spinor * 2 * tr_Delta_sq)
# Simplifies to: N_bonds_C2 * J_C2 * N_dof / (N_cells * tr_Delta_sq^2)
cross_J_a4_v2 = N_bonds_C2 * J_C2 * N_dof_BCS / (N_cells * tr_Delta_sq**2)

amplification_C_cross = 1.0 + cross_J_a4_v2

print(f"\n--- C.10: Josephson-BCS cross amplification ---")
print(f"  dJ_C2/d(Delta^2) = {dJ_dD2:.4f}")
print(f"  Cross-term correction = {cross_J_a4_v2:.4f}")
print(f"  Amplification (Josephson-BCS cross) = {amplification_C_cross:.4f}x")

# Summary Channel C
# The E_J/|E_cond| ratio is an energy scale comparison, NOT an amplification
# of delta_a4. It tells us inter-cell coupling dominates, but does not
# multiply the BCS endomorphism correction. Exclude from amplification max.
amplification_C = max(amplification_C_E2, amplification_C_quartic,
                      amplification_C_meissner, amplification_C_CW,
                      amplification_C_cross)
print(f"\n  Sub-channel summary (HONEST amplification of delta_a4):")
print(f"    E^2 (endomorphism):      {amplification_C_E2:.4f}x")
print(f"    E^4 (quartic):           {amplification_C_quartic:.4f}x")
print(f"    Meissner (rho_s/n_s):    {amplification_C_meissner:.4f}x")
print(f"    Coleman-Weinberg:        {amplification_C_CW:.4f}x")
print(f"    Josephson-BCS cross:     {amplification_C_cross:.4f}x")
print(f"    E_J/|E_cond| (SCALE):    {collective_ratio:.2f} (NOT amplification)")
print(f"\n  >>> CHANNEL C AMPLIFICATION = {amplification_C:.2f}x <<<")

# =============================================================================
# SUMMARY AND GATE VERDICT
# =============================================================================
print("\n" + "=" * 72)
print("SUMMARY: All Three Amplification Channels")
print("=" * 72)

print(f"\n  Channel A (Instanton tunneling):    {amplification_A:.2f}x")
print(f"  Channel B (Domain wall at tau_DW):   {amplification_B:.2f}x")
print(f"  Channel C (Josephson collective):    {amplification_C:.2f}x")

max_single = max(amplification_A, amplification_B, amplification_C)
max_channel = "A" if max_single == amplification_A else \
              "B" if max_single == amplification_B else "C"

print(f"\n  Maximum single channel: {max_channel} = {max_single:.2f}x")

# Combined: the channels are physically independent, so they SUM.
amplification_combined = amplification_A + amplification_B + amplification_C
print(f"  Combined (sum):  {amplification_combined:.2f}x")

# Gap assessment
achieved_single = max_single * ratio_a4_pert
achieved_combined = amplification_combined * ratio_a4_pert
remaining_gap_single = target / achieved_single if achieved_single > 0 else np.inf
remaining_gap_combined = target / achieved_combined if achieved_combined > 0 else np.inf

print(f"\n  Achieved delta_a4/a4 (best channel): {achieved_single:.4e}")
print(f"  Achieved delta_a4/a4 (combined):     {achieved_combined:.4e}")
print(f"  Target delta_a4/a4:                  {target}")
print(f"  Remaining gap (best):  {remaining_gap_single:.1f}x")
print(f"  Remaining gap (combined): {remaining_gap_combined:.1f}x")

# Gate verdict:
print(f"\n--- GATE: BCS-GAUGE-AMPLIFY-63 ---")
print(f"  Criterion: PASS if any channel > 500x, FAIL if all < 100x")

if max_single >= 500:
    verdict = "PASS"
    detail = f"Channel {max_channel} achieves {max_single:.1f}x amplification (> 500x threshold)"
elif max_single >= 100:
    verdict = "INFO"
    detail = f"Best channel {max_channel} = {max_single:.1f}x (between 100x and 500x)"
else:
    verdict = "FAIL"
    detail = (f"All channels < 100x. Best: Channel {max_channel} = {max_single:.2f}x. "
              f"Combined: {amplification_combined:.2f}x. "
              f"Remaining gap: {remaining_gap_combined:.0f}x to Higgs threshold. "
              f"ROOT CAUSE: The BdG perturbative delta_a4/a4 = {ratio_a4_pert:.4e} is a "
              f"volume-suppressed correction (Vol(SU3) = {Vol_SU3_Haar:.0f} divides the "
              f"endomorphism trace). Non-perturbative channels (instanton, domain wall, "
              f"Josephson) are O(1)-O(100) multiplicative corrections — insufficient to "
              f"bridge the factor {gap_factor:.0f}. The Higgs mechanism requires a "
              f"STRUCTURAL modification of a_4, not an amplification of the BdG shift.")

print(f"  Verdict: {verdict}")
print(f"  Detail: {detail}")

# =============================================================================
# CROSS-CHECKS
# =============================================================================
print("\n" + "=" * 72)
print("CROSS-CHECKS")
print("=" * 72)

# Cross-check 1: Dimensional analysis
print(f"\n  CC1: Volume suppression")
print(f"  The ratio delta_a4/a4 = {ratio_a4_pert:.4e}")
print(f"  Naive (no Vol): tr(D^4) / (5R^2) ~ {tr_Delta_4th / (5 * R_fold**2):.4f}")
print(f"  With (4pi)^-4 = {(4*PI)**(-4):.6e}")
print(f"  Combined naive: {tr_Delta_4th / (5 * R_fold**2) * (4*PI)**(-4):.6e}")
print(f"  => Vol(SU3) appears in BOTH num and denom, cancels in ratio.")
print(f"  => The smallness comes from (4pi)^-4 ~ 4e-5 and geometric factors.")

# Cross-check 2: Topological triviality
print(f"\n  CC2: Topological structure")
print(f"  k_SU2 = 0 on SU(3) (S61). No instanton number for SU(2).")
print(f"  pi_7(SU(3)) = Z (non-trivial). But BCS instantons are pair tunneling,")
print(f"  not gauge instantons. The topological amplification vanishes.")

# Cross-check 3: Josephson vs BCS scale
print(f"\n  CC3: Energy scale hierarchy")
print(f"  J_C2 = {J_C2:.3f} M_KK >> |E_cond| = {abs(E_cond):.4f} M_KK")
print(f"  => Josephson network is the DOMINANT energy scale (strong coupling).")
print(f"  => But delta_a4 from Josephson adds to delta_a4 from BCS,")
print(f"     it does not multiply. The combined effect is additive.")

# Cross-check 4: S_inst regime validity
print(f"\n  CC4: Instanton gas density")
print(f"  S_inst = {S_inst_val:.4f} << 1")
print(f"  => DIGA is unreliable. Dense gas = strongly interacting instantons.")
print(f"  => Winding number sum Z/Z_0 = {Z_lin:.1f} captures the physics.")
print(f"  => But this only multiplies the EXISTING delta_a4, not create new O(1).")

# Cross-check 5: Sign of the combined effect
print(f"\n  CC5: Sign consistency")
print(f"  All three channels give POSITIVE amplification (delta_a4 increases).")
print(f"  This is physically correct: more condensate = more endomorphism = bigger a_4 shift.")

# =============================================================================
# SAVE DATA
# =============================================================================
output_path = os.path.join(data_dir, 's63_bcs_gauge_amplify.npz')

np.savez(output_path,
    # Baseline
    delta_a4_pert=delta_a4_pert,
    ratio_a4_pert=ratio_a4_pert,
    gauge_grav_ratio=gauge_grav_ratio,
    target_delta=target,
    gap_factor=gap_factor,

    # Channel A: Instanton
    S_inst=S_inst_val,
    Z_quad=Z_quad,
    Z_lin=Z_lin,
    amplification_A_nontop=amplification_A_nontop,
    amplification_A_pair=amplification_A_pair,
    amplification_A_winding=amplification_A_winding_a4,
    amplification_A=amplification_A,

    # Channel B: Domain wall
    tau_DW=tau_DW,
    aniso_DW=aniso_DW,
    tr_D2_DW=tr_D2_DW,
    tr_D2_fold=tr_D2_fold,
    d_tr_D2_dtau=d_tr_D2_dtau,
    amplification_B_grad=amplification_B_grad,
    amplification_B_curv=amplification_B_curv,
    amplification_B_cross=amplification_B_cross,
    amplification_B_sigma=amplification_B_sigma,
    amplification_B=amplification_B,

    # Channel C: Josephson
    rho_s_eff_total=rho_s_eff_total,
    cos_avg_C2=cos_avg_C2,
    cos_avg_su2=cos_avg_su2,
    cos_avg_u1=cos_avg_u1,
    tr_E2_Josephson=tr_E2_Josephson,
    tr_E2_BCS_single=tr_E2_BCS_single,
    E_J_total=E_J_total,
    collective_ratio=collective_ratio,
    amplification_C_E2=amplification_C_E2,
    amplification_C_quartic=amplification_C_quartic,
    amplification_C_meissner=amplification_C_meissner,
    amplification_C_CW=amplification_C_CW,
    amplification_C_cross=amplification_C_cross,
    amplification_C=amplification_C,

    # Combined
    amplification_combined=amplification_combined,
    max_single=max_single,
    max_channel=np.array([max_channel]),
    achieved_delta_single=achieved_single,
    achieved_delta_combined=achieved_combined,
    remaining_gap_single=remaining_gap_single,
    remaining_gap_combined=remaining_gap_combined,

    # Gate
    gate_name=np.array(['BCS-GAUGE-AMPLIFY-63']),
    gate_verdict=np.array([verdict]),
    gate_detail=np.array([detail]),
)

print(f"\nData saved to: {output_path}")

# =============================================================================
# PLOT
# =============================================================================
fig, axes = plt.subplots(1, 3, figsize=(16, 6))

# Panel 1: Channel amplifications (log scale)
channels = ['A: Instanton', 'B: Domain Wall', 'C: Josephson', 'Combined']
vals = [amplification_A, amplification_B, amplification_C, amplification_combined]
colors = ['#2196F3', '#FF9800', '#4CAF50', '#9C27B0']
bars = axes[0].bar(range(len(channels)), [max(v, 0.01) for v in vals],
                   color=colors, edgecolor='black', linewidth=0.5)
axes[0].axhline(y=500, color='red', linestyle='--', linewidth=1.5, label='PASS (500x)')
axes[0].axhline(y=100, color='orange', linestyle='--', linewidth=1.5, label='INFO (100x)')
axes[0].axhline(y=1, color='gray', linestyle=':', linewidth=1, label='Baseline (1x)')
axes[0].set_xticks(range(len(channels)))
axes[0].set_xticklabels(channels, rotation=30, ha='right', fontsize=9)
axes[0].set_ylabel('Amplification factor')
axes[0].set_title('Non-Perturbative Amplification Channels')
axes[0].legend(fontsize=7, loc='upper right')
axes[0].set_yscale('log')
axes[0].set_ylim(0.01, 1000)
for bar, val in zip(bars, vals):
    y_pos = max(val, 0.01) * 1.3
    if y_pos > 1000: y_pos = 500
    axes[0].text(bar.get_x() + bar.get_width()/2., y_pos,
                f'{val:.1f}x', ha='center', va='bottom', fontsize=9, fontweight='bold')

# Panel 2: Sub-channel breakdown
sub_labels = ['A: non-top', 'A: pair', 'A: winding',
              'B: gradient', 'B: BCS ratio', 'B: cross ratio', 'B: tension',
              'C: E^2', 'C: E^4', 'C: Meissner', 'C: CW', 'C: J-BCS']
sub_vals = [amplification_A_nontop, amplification_A_pair, amplification_A_winding_a4,
            amplification_B_grad, amplification_B_curv, amplification_B_cross, amplification_B_sigma,
            amplification_C_E2, amplification_C_quartic, amplification_C_meissner,
            amplification_C_CW, amplification_C_cross]
sub_colors = ['#2196F3']*3 + ['#FF9800']*4 + ['#4CAF50']*5
axes[1].barh(range(len(sub_labels)), [max(abs(v), 1e-6) for v in sub_vals],
             color=sub_colors, edgecolor='black', linewidth=0.3)
axes[1].axvline(x=500, color='red', linestyle='--', linewidth=1.5, label='PASS')
axes[1].axvline(x=100, color='orange', linestyle='--', linewidth=1.5, label='INFO')
axes[1].axvline(x=1, color='gray', linestyle=':', linewidth=1)
axes[1].set_yticks(range(len(sub_labels)))
axes[1].set_yticklabels(sub_labels, fontsize=7)
axes[1].set_xlabel('Amplification factor')
axes[1].set_title('Sub-Channel Breakdown')
axes[1].set_xscale('log')
axes[1].set_xlim(1e-6, 1e4)
axes[1].legend(fontsize=7, loc='lower right')
axes[1].invert_yaxis()

# Panel 3: Waterfall - delta_a4/a4 with each channel
waterfall_labels = ['BdG\nbaseline', '+Instanton', '+Domain\nWall', '+Josephson', 'Target']
base = ratio_a4_pert
waterfall_vals = [base,
                  base * amplification_A,
                  base * amplification_B,
                  base * amplification_C,
                  target]
wf_colors = ['#E3F2FD', '#BBDEFB', '#90CAF9', '#64B5F6', '#C8E6C9']
bars_wf = axes[2].bar(range(len(waterfall_labels)), waterfall_vals,
                       color=wf_colors, edgecolor='black', linewidth=0.5)
axes[2].axhline(y=target, color='green', linestyle='--', linewidth=2, label=f'Target ({target})')
axes[2].axhline(y=base, color='blue', linestyle=':', linewidth=1, label=f'Baseline ({base:.1e})')
axes[2].set_xticks(range(len(waterfall_labels)))
axes[2].set_xticklabels(waterfall_labels, fontsize=9)
axes[2].set_ylabel('delta_a4 / a4')
axes[2].set_title(f'Per-Channel delta_a4/a4 vs Target | Verdict: {verdict}')
axes[2].set_yscale('log')
axes[2].legend(fontsize=8)
for bar, val in zip(bars_wf, waterfall_vals):
    y_pos = val * 2
    axes[2].text(bar.get_x() + bar.get_width()/2., y_pos,
                f'{val:.1e}', ha='center', va='bottom', fontsize=7, rotation=45)

plt.suptitle(f'BCS-GAUGE-AMPLIFY-63 | Verdict: {verdict}', fontsize=13, fontweight='bold')
plt.tight_layout()

plot_path = os.path.join(data_dir, 's63_bcs_gauge_amplify.png')
plt.savefig(plot_path, dpi=150, bbox_inches='tight')
print(f"Plot saved to: {plot_path}")

print("\n" + "=" * 72)
print(f"FINAL VERDICT: {verdict}")
print(f"DETAIL: {detail}")
print("=" * 72)
